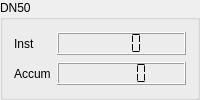
      <widget class="QGroupBox" name="gBox_StdDN50">
       <property name="title">
        <string>DN50</string>
       </property>
       <layout class="QGridLayout" name="gridLayout_13">
        <item row="0" column="0">
         <widget class="QLabel" name="label_21">
          <property name="sizePolicy">
           <sizepolicy hsizetype="Fixed" vsizetype="Preferred">
            <horstretch>0</horstretch>
            <verstretch>0</verstretch>
           </sizepolicy>
          </property>
          <property name="minimumSize">
           <size>
            <width>30</width>
            <height>20</height>
           </size>
          </property>
          <property name="text">
           <string>Inst</string>
          </property>
         </widget>
        </item>
        <item row="0" column="1">
         <widget class="QLCDNumber" name="lcdInstStdMeter_50">
          <property name="sizePolicy">
           <sizepolicy hsizetype="Preferred" vsizetype="Fixed">
            <horstretch>0</horstretch>
            <verstretch>0</verstretch>
           </sizepolicy>
          </property>
          <property name="minimumSize">
           <size>
            <width>40</width>
            <height>0</height>
           </size>
          </property>
          <property name="numDigits">
           <number>4</number>
          </property>
          <property name="segmentStyle">
           <enum>QLCDNumber::Flat</enum>
          </property>
         </widget>
        </item>
        <item row="1" column="0">
         <widget class="QLabel" name="label_22">
          <property name="sizePolicy">
           <sizepolicy hsizetype="Fixed" vsizetype="Preferred">
            <horstretch>0</horstretch>
            <verstretch>0</verstretch>
           </sizepolicy>
          </property>
          <property name="minimumSize">
           <size>
            <width>30</width>
            <height>20</height>
           </size>
          </property>
          <property name="text">
           <string>Accum</string>
          </property>
         </widget>
        </item>
        <item row="1" column="1">
         <widget class="QLCDNumber" name="lcdAccumStdMeter_50">
          <property name="sizePolicy">
           <sizepolicy hsizetype="Preferred" vsizetype="Fixed">
            <horstretch>0</horstretch>
            <verstretch>0</verstretch>
           </sizepolicy>
          </property>
          <property name="minimumSize">
           <size>
            <width>40</width>
            <height>0</height>
           </size>
          </property>
          <property name="numDigits">
           <number>5</number>
          </property>
          <property name="segmentStyle">
           <enum>QLCDNumber::Flat</enum>
          </property>
         </widget>
        </item>
       </layout>
      </widget>
